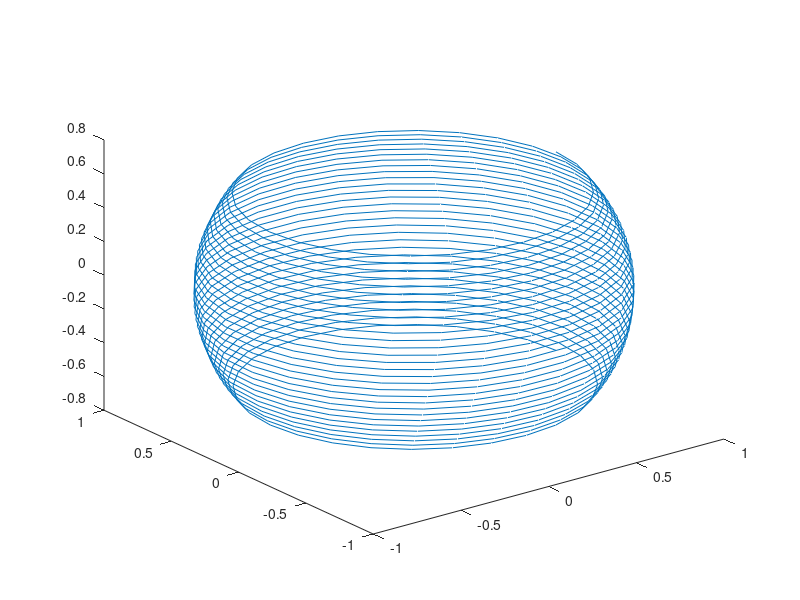

Write the MATLAB code that produced this figure. (Note: this script raises an error after producing the figure.)
% Sphere dynamics with antipodally symmetric observation function
addpath('../GeometryTools');
addpath('../ripser');
addpath('../TDETools');

sphere2xyz = @(theta, phi) [cos(theta)*cos(phi), sin(theta)*cos(phi), sin(phi) ];

%% Define dynamical system
%Define observation function as cosine distance to some arbitrary point theta0
theta0 = 0.6;
phi0 = 0.3;
obsfn = @(theta, phi) abs(sum(sphere2xyz(theta0, phi0).*sphere2xyz(theta, phi)));

%Fill out a spiral trajectory on the sphere
NTotal = 840;
NPeriods = 30;
phis = linspace(-pi/5, pi/5, NTotal);
thetas = linspace(0, 2*pi*NPeriods, NTotal);

%Apply observation function to trajectory points to get a time series x
x = zeros(NTotal, 1);
X = zeros(NTotal, 3);
for ii = 1:NTotal
    x(ii) = obsfn(thetas(ii), phis(ii));
    X(ii, :) = sphere2xyz(thetas(ii), phis(ii));
end

plot3(X(:, 1), X(:, 2), X(:, 3));


%% Perform Sliding Window Embedding
X = getSlidingWindowNoInterp(x, NTotal/NPeriods);
Y = getPCA(X); %Perform PCA on sliding window embedding
X = getGreedyPerm(X, 400); % fps on embedding point cloud

%% Compute PH of the embedding

disp('Doing TDA...');
DX = getSSM(X);
IsSliding = ripserDM(DX, 2, 2);

clf;
subplot(221);
C = plotTimeColors(1:length(x), x, 'type', '2DLine');
title('SSM Original');

subplot(222);
Y = Y(:, 1:3); %Go down to 3D PCA
C = C(1:size(Y, 1), :);
scatter3(Y(:, 1), Y(:, 2), Y(:, 3), 20, C(:, 1:3), 'fill');
title('PCA Phi');

subplot(223);
plotDGM(IsSliding{2});
title('H1 Phi');

subplot(224);
plotDGM(IsSliding{3});
title('H2 Phi');